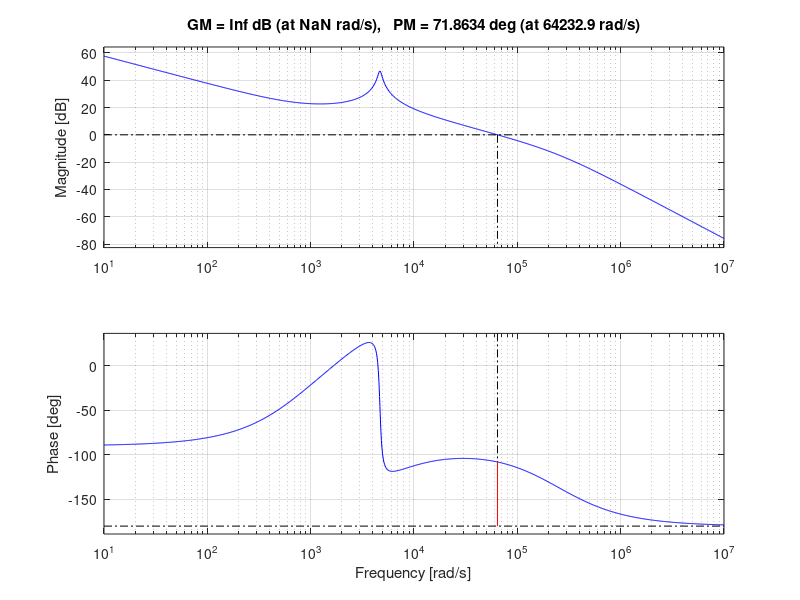

Reproduce this figure in MATLAB.
clc
clear

L=250e-6;
Rf=.25;
Vin=170;
C=33e-6;
Vo=400;
Po=2e3;
R=Vo^(2)/Po;
Fs=100e3;
Vm=4;
D_prime=Vin/Vo;
D=1-D_prime;
Iin=Po/Vin;
Vc=Rf*Iin;
Pfloss=Rf*Iin^2; %power losses too high so we use low side sensing resistor instead
H=.0075;
%Transfer functions
s=tf('s');
den=1+s*L/(D_prime^(2))/R+s^(2)*L*C/(D_prime^(2));
Gid=2*Vo/(D_prime^(2))/R*(1+s*R*C/2)/den;
Gvd=Vo/D_prime/den*(1-s*L/(D_prime^2)/R);
Tiu=Rf*(1/Vm)*Gid;
Gic=1.6018e05*(1/s)*((s+3340)/(s+2.427e05));
%current loop gain
figure(1)
bode(Tiu*Gic);
margin(Tiu*Gic)
grid on;
%voltage loop gain
Tvu=(Gvd/Gid/Rf)*H;